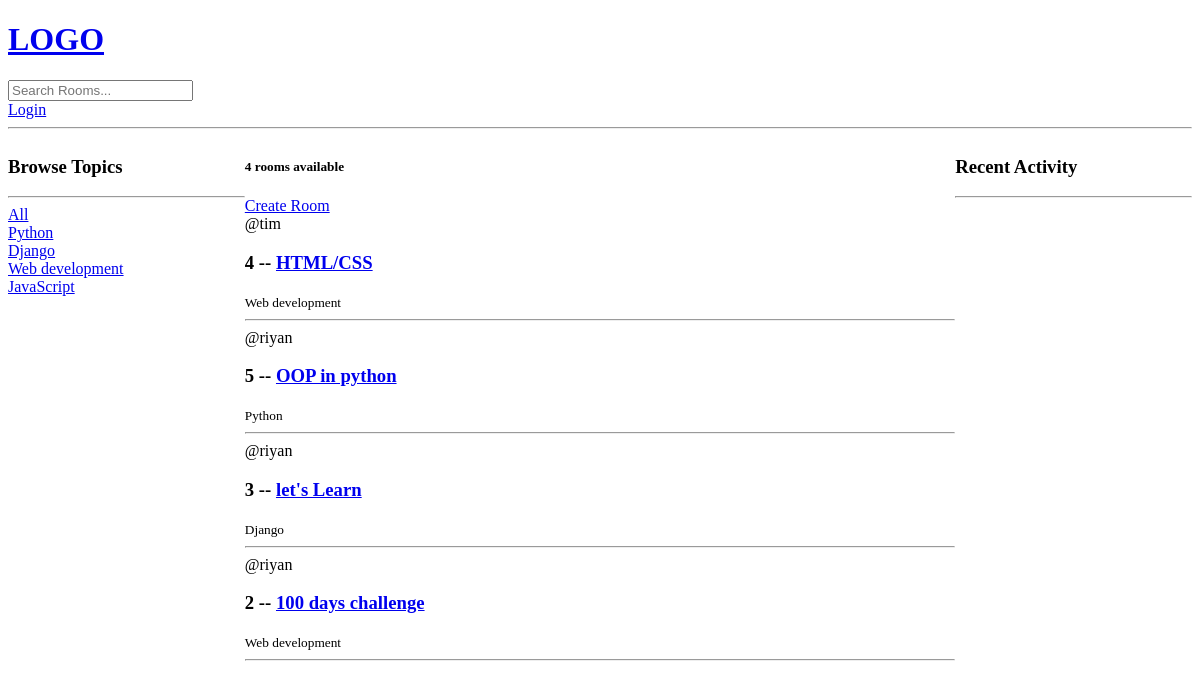
/, run on an earlier commit of the app's database.
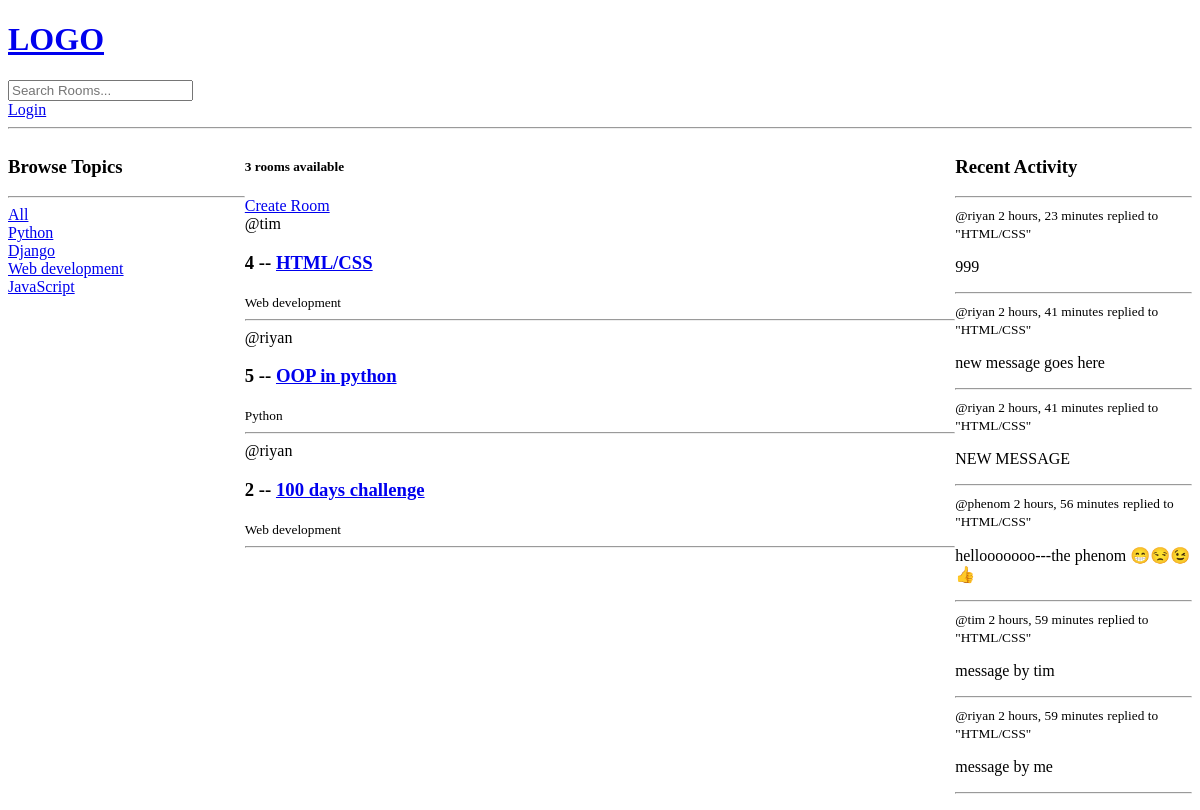
And on a later commit of the database.
### base/models.py (models this page shows, shortened)
class Topic(models.Model):
    name = models.CharField(max_length=200)

class Room(models.Model):
    host = models.ForeignKey(User, on_delete=models.SET_NULL, null=True)
    topic = models.ForeignKey(Topic, on_delete=models.SET_NULL, null=True)
    name = models.CharField(max_length=200)
    description = models.TextField(null=True, blank=True)
    participants = models.ManyToManyField(
        User, related_name="participants", blank=True)
    updated = models.DateTimeField(auto_now=True)
    created = models.DateTimeField(auto_now_add=True)
    class Meta:
        ordering = ['-updated', '-created']
    def __str__(self):
        return self.name

class Message(models.Model):
    user = models.ForeignKey(User, on_delete=models.CASCADE)
    room = models.ForeignKey(Room, on_delete=models.CASCADE)
    body = models.TextField()
    updated = models.DateTimeField(auto_now=True)
    created = models.DateTimeField(auto_now_add=True)
    class Meta:
        ordering = ['-updated', '-created']
    def __str__(self):
        return self.body[0:50]

### base/views.py (the view)
# urls.py: path('', views.home, name="home"),
def home(request):
    q = request.GET.get('q') if request.GET.get('q') != None else ""
    rooms = Room.objects.filter(
        Q(topic__name__icontains=q) |
        Q(name__icontains=q) |
        Q(description__icontains=q)
    )
    topics = Topic.objects.all()
    room_count = rooms.count()
    room_messages = Message.objects.all()
    context = {
        'rooms': rooms,
        'topics': topics,
        'room_count': room_count,
        'room_messages': room_messages
    }
    return render(request, 'base/home.html', context)

### base/templates/base/home.html (shortened to what this page needs)
{% extends 'main.html' %} {% block content %}
<div class="home-container">
  <div>
    <h3>Browse Topics</h3>
    <hr />
    <div>
      <a href="{% url 'home' %}">All</a>
    </div>
    {% for topic in topics %}
    <div>
      <a href="{% url 'home' %}?q={{topic.name}}">{{topic.name}}</a>
    </div>
    {% endfor %}
  </div>
  <div>
    <h5>{{room_count}} rooms available</h5>
    <a href="{% url 'create-room' %}">Create Room</a>
    <div>
      {% for room in rooms %}
      <div>
        <span>@{{room.host.username}}</span>
        <h3>
          {{ room.id }} -- <a href="{% url 'room' room.id %}">{{room.name}}</a>
        </h3>
        <small>{{room.topic.name}}</small>
        <hr />
      </div>
      {% endfor %}
    </div>
  </div>
  <div>
    <h3>Recent Activity</h3>
    <hr />
    {% for message in room_messages %}
    <div>
      <small>@{{ message.user }} {{ message.created | timesince }}</small>
      <small>replied to "{{ message.room }}"</small>
      <p>{{ message }}</p>
      <hr />
    </div>
    {% endfor %}
  </div>
</div>
{% endblock %}

### templates/main.html (shortened to what this page needs)
<!DOCTYPE html>
<html lang="en">
  <head>
  </head>
  <body>
    {% include 'navbar.html' %}  {% block content %} {% endblock %}
  </body>
</html>

### templates/navbar.html
<a href="/">
  <h1>LOGO</h1>
</a>
<form method="GET" action="{% url 'home' %}">
  <input type="text" name="q" placeholder="Search Rooms..." />
</form>
{% if request.user.is_authenticated %}
<p>Hello, {{ request.user }}</p>
<a href="{% url 'logout' %}">Logout</a>
{% else %}
<a href="{% url 'login' %}">Login</a>
{% endif %}
<hr />

### base/templates/base/home.html (style rules this page uses)
.home-container { display: grid; grid-template-columns: 1fr 3fr 1fr; }

What changed in the data, as far as the page shows it:
removed Room: host.username "riyan", id "3", name "let's Learn", topic.name "Django"
added Message: user "riyan", created "2 hours, 23 minutes", room "HTML/CSS", body "999"
added Message: user "riyan", created "2 hours, 41 minutes", room "HTML/CSS", body "new message goes here"
added Message: user "riyan", created "2 hours, 41 minutes", room "HTML/CSS", body "NEW MESSAGE"
added Message: user "phenom", created "2 hours, 56 minutes", room "HTML/CSS", body "hellooooooo---the phenom 😁😒😉👍"
added Message: user "tim", created "2 hours, 59 minutes", room "HTML/CSS", body "message by tim"
added Message: user "riyan", created "2 hours, 59 minutes", room "HTML/CSS", body "message by me"
Also different on the page:
{{ room_count }}: "4" → "3"
